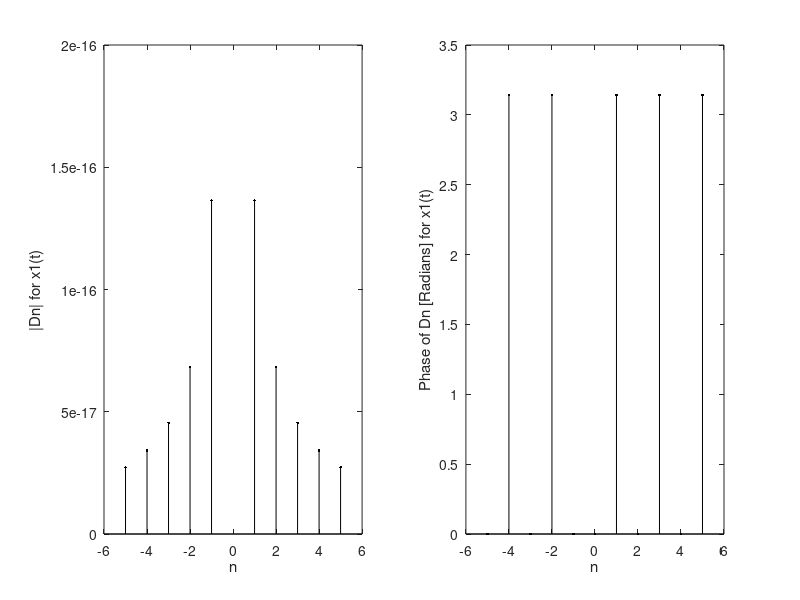
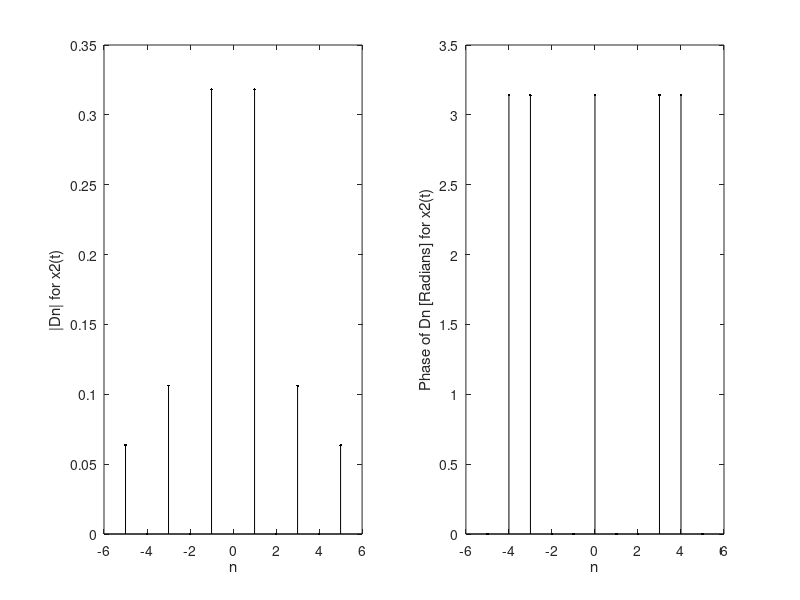
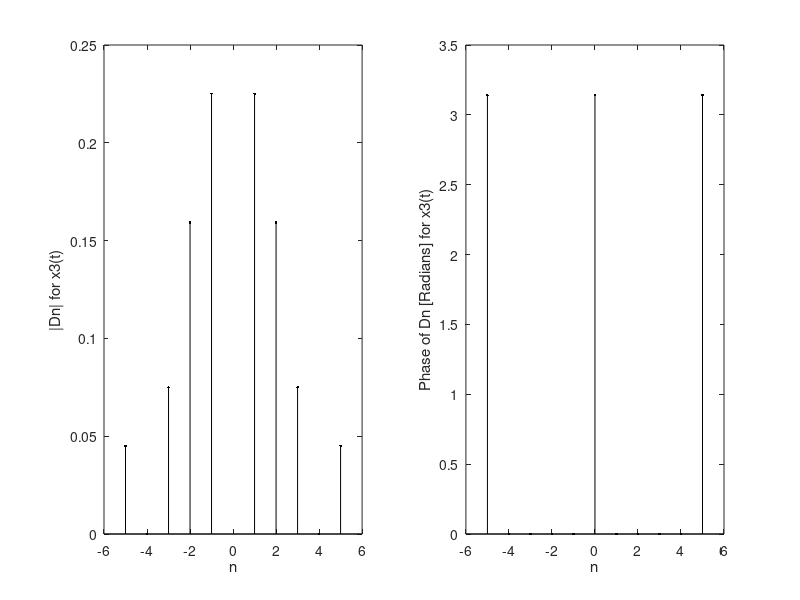
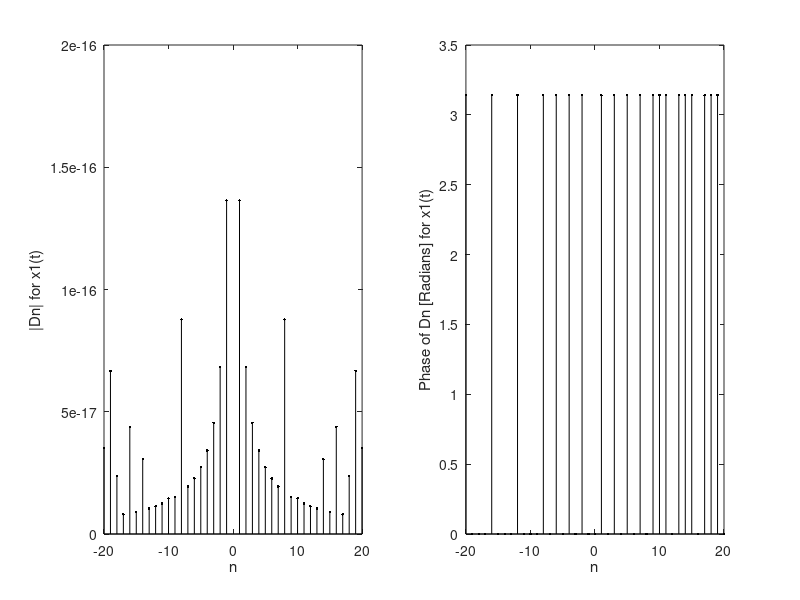

Reproduce these figures in MATLAB, in order.
%Rendel Abrasia, Reza Aablue
%500942743, 500966944
%Section 4

%Problem A.4 (x1(t)) - part 1
n = (-5:5);
Dna1 = (1./2).*((1./(n.*pi)).*sin((3-n).*pi)+(1./(n.*pi)).*sin((3+n).*pi)+(1./(2.*n.*pi)).*sin((1+n).*pi)+(1./(2.*n.*pi)).*sin((1-n).*pi));
figure (1);

subplot (1,2,1);
stem (n, abs(Dna1), '.k');
xlabel('n');
ylabel('|Dn| for x1(t)');

subplot (1,2,2);
stem (n, angle(Dna1), '.k');
xlabel('n');
ylabel('Phase of Dn [Radians] for x1(t)');

%Problem A.4 (x2(t)) - part 1
n = (-5:5);
Dna2 = (1./(n.*pi).*sin((n.*pi)./2));

figure (2);

subplot (1,2,1);
stem (n, abs(Dna2), '.k');
xlabel('n');
ylabel('|Dn| for x2(t)');

subplot (1,2,2);
stem (n, angle(Dna2), '.k');
xlabel('n');
ylabel('Phase of Dn [Radians] for x2(t)');

%Problem A.4 (x3(t)) - part 1
n = (-5:5);
Dna3 = (1./(n.*pi).*sin((n.*pi)./4));

figure (3);

subplot (1,2,1);
stem (n, abs(Dna3), '.k');
xlabel('n');
ylabel('|Dn| for x3(t)');

subplot (1,2,2);
stem (n, angle(Dna3), '.k');
xlabel('n');
ylabel('Phase of Dn [Radians] for x3(t)');

%Problem A.4 (x1(t)) - part 2
n = (-20:20);
Dna4 = (1./2).*((1./(n.*pi)).*sin((3-n).*pi)+(1./(n.*pi)).*sin((3+n).*pi)+(1./(2.*n.*pi)).*sin((1+n).*pi)+(1./(2.*n.*pi)).*sin((1-n).*pi));
figure (4);

subplot (1,2,1);
stem (n, abs(Dna4), '.k');
xlabel('n');
ylabel('|Dn| for x1(t)');

subplot (1,2,2);
stem (n, angle(Dna4), '.k');
xlabel('n');
ylabel('Phase of Dn [Radians] for x1(t)');

%Problem A.4 (x2(t)) - part 2
n = (-20:20);
Dna5 = (1./(n.*pi).*sin((n.*pi)./2));

figure (5);

subplot (1,2,1);
stem (n, abs(Dna5), '.k');
xlabel('n');
ylabel('|Dn| for x2(t)');

subplot (1,2,2);
stem (n, angle(Dna5), '.k');
xlabel('n');
ylabel('Phase of Dn [Radians] for x2(t)');

%Problem A.4 (x3(t)) - part 2
n = (-20:20);
Dna6 = (1./(n.*pi).*sin((n.*pi)./4));

figure (6);

subplot (1,2,1);
stem (n, abs(Dna6), '.k');
xlabel('n');
ylabel('|Dn| for x3(t)');

subplot (1,2,2);
stem (n, angle(Dna6), '.k');
xlabel('n');
ylabel('Phase of Dn [Radians] for x3(t)');

%Problem A.4 (x1(t)) - part 3
n = (-50:50);
Dna7 = (1./2).*((1./(n.*pi)).*sin((3-n).*pi)+(1./(n.*pi)).*sin((3+n).*pi)+(1./(2.*n.*pi)).*sin((1+n).*pi)+(1./(2.*n.*pi)).*sin((1-n).*pi));
figure (7);

subplot (1,2,1);
stem (n, abs(Dna7), '.k');
xlabel('n');
ylabel('|Dn| for x1(t)');

subplot (1,2,2);
stem (n, angle(Dna7), '.k');
xlabel('n');
ylabel('Phase of Dn [Radians] for x1(t)');

%Problem A.4 (x2(t)) - part 3
n = (-50:50);
Dna8 = (1./(n.*pi).*sin((n.*pi)./2));

figure (8);

subplot (1,2,1);
stem (n, abs(Dna8), '.k');
xlabel('n');
ylabel('|Dn| for x2(t)');

subplot (1,2,2);
stem (n, angle(Dna8), '.k');
xlabel('n');
ylabel('Phase of Dn [Radians] for x2(t)');

%Problem A.4 (x3(t)) - part 3
n = (-50:50);
Dna9 = (1./(n.*pi).*sin((n.*pi)./4));

figure (9);

subplot (1,2,1);
stem (n, abs(Dna9), '.k');
xlabel('n');
ylabel('|Dn| for x3(t)');

subplot (1,2,2);
stem (n, angle(Dna9), '.k');
xlabel('n');
ylabel('Phase of Dn [Radians] for x3(t)');

%Problem A.4 (x1(t)) - part 4
n = (-500:500);
Dna10 = (1./2).*((1./(n.*pi)).*sin((3-n).*pi)+(1./(n.*pi)).*sin((3+n).*pi)+(1./(2.*n.*pi)).*sin((1+n).*pi)+(1./(2.*n.*pi)).*sin((1-n).*pi));
figure (10);

subplot (1,2,1);
stem (n, abs(Dna10), '.k');
xlabel('n');
ylabel('|Dn| for x1(t)');

subplot (1,2,2);
stem (n, angle(Dna10), '.k');
xlabel('n');
ylabel('Phase of Dn [Radians] for x1(t)');

%Problem A.4 (x2(t)) - part 4
n = (-500:500);
Dna11 = (1./(n.*pi).*sin((n.*pi)./2));

figure (11);

subplot (1,2,1);
stem (n, abs(Dna11), '.k');
xlabel('n');
ylabel('|Dn| for x2(t)');

subplot (1,2,2);
stem (n, angle(Dna11), '.k');
xlabel('n');
ylabel('Phase of Dn [Radians] for x2(t)');

%Problem A.4 (x3(t)) - part 4
n = (-500:500);
Dna12 = (1./(n.*pi).*sin((n.*pi)./4));

figure (12);

subplot (1,2,1);
stem (n, abs(Dna12), '.k');
xlabel('n');
ylabel('|Dn| for x3(t)');

subplot (1,2,2);
stem (n, angle(Dna12), '.k');
xlabel('n');
ylabel('Phase of Dn [Radians] for x3(t)');